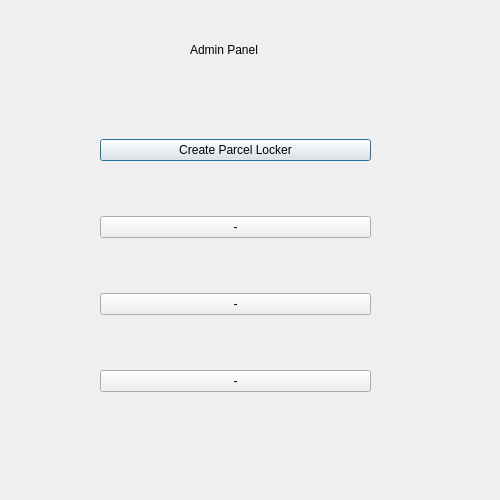
<?xml version="1.0" encoding="UTF-8"?>
<ui version="4.0">
 <class>AdminDialog</class>
 <widget class="QDialog" name="AdminDialog">
  <property name="geometry">
   <rect>
    <x>0</x>
    <y>0</y>
    <width>500</width>
    <height>500</height>
   </rect>
  </property>
  <property name="minimumSize">
   <size>
    <width>500</width>
    <height>500</height>
   </size>
  </property>
  <property name="maximumSize">
   <size>
    <width>500</width>
    <height>500</height>
   </size>
  </property>
  <property name="windowTitle">
   <string>AdminDialog</string>
  </property>
  <widget class="QWidget" name="verticalLayoutWidget">
   <property name="geometry">
    <rect>
     <x>100</x>
     <y>90</y>
     <width>271</width>
     <height>351</height>
    </rect>
   </property>
   <layout class="QVBoxLayout" name="verticalLayout">
    <item>
     <widget class="QPushButton" name="pushButton">
      <property name="text">
       <string>Create Parcel Locker</string>
      </property>
     </widget>
    </item>
    <item>
     <widget class="QPushButton" name="pushButton_2">
      <property name="text">
       <string>-</string>
      </property>
     </widget>
    </item>
    <item>
     <widget class="QPushButton" name="pushButton_3">
      <property name="text">
       <string>-</string>
      </property>
     </widget>
    </item>
    <item>
     <widget class="QPushButton" name="pushButton_4">
      <property name="text">
       <string>-</string>
      </property>
     </widget>
    </item>
   </layout>
  </widget>
  <widget class="QLabel" name="label">
   <property name="geometry">
    <rect>
     <x>190</x>
     <y>40</y>
     <width>91</width>
     <height>19</height>
    </rect>
   </property>
   <property name="text">
    <string>Admin Panel</string>
   </property>
  </widget>
 </widget>
 <resources/>
 <connections/>
</ui>
